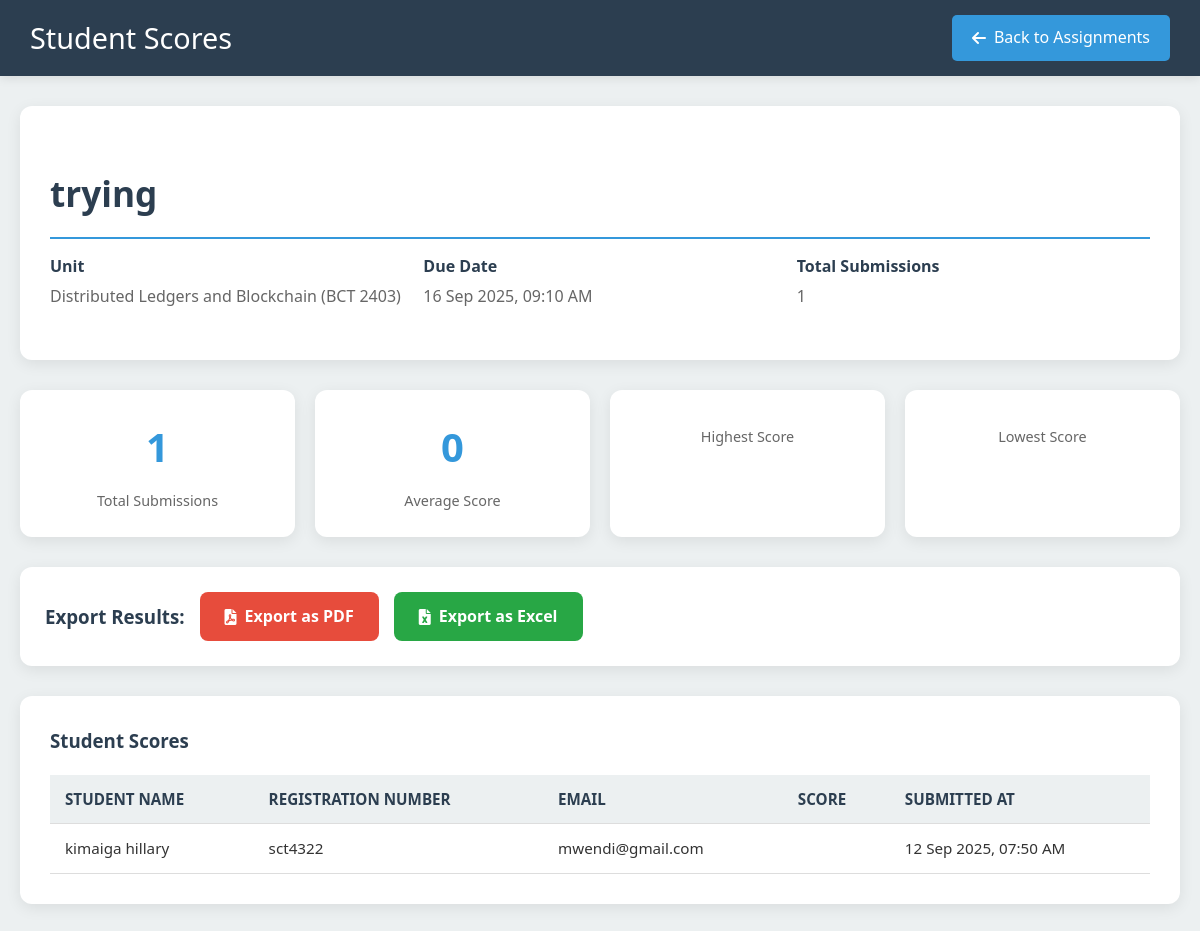
Page /lecturer/view_scores.php?id=3 (signed in) on the committed database.
### tables this page shows
CREATE TABLE `interactive_assignments` (
  `id` int NOT NULL,
  `lecturer_id` int NOT NULL,
  `unit_id` int NOT NULL,
  `title` varchar(255) NOT NULL,
  `description` text,
  `due_date` datetime DEFAULT NULL,
  `created_at` timestamp NULL DEFAULT CURRENT_TIMESTAMP
);

CREATE TABLE `units` (
  `id` int NOT NULL,
  `name` varchar(100) DEFAULT NULL,
  `code` varchar(50) DEFAULT NULL,
  `course_id` int DEFAULT NULL,
  `year` int DEFAULT NULL,
  `semester` int NOT NULL
);

CREATE TABLE `interactive_submissions` (
  `id` int NOT NULL,
  `student_id` int NOT NULL,
  `assignment_id` int NOT NULL,
  `submitted_at` timestamp NULL DEFAULT CURRENT_TIMESTAMP,
  `score` decimal(5,2) DEFAULT NULL,
  `graded` tinyint(1) DEFAULT '0'
);

CREATE TABLE `students` (
  `id` int NOT NULL,
  `reg_no` varchar(50) DEFAULT NULL,
  `name` varchar(100) DEFAULT NULL,
  `email` varchar(100) DEFAULT NULL,
  `university_id` int DEFAULT NULL,
  `department_id` int DEFAULT NULL,
  `course_id` int DEFAULT NULL,
  `year_of_study` int DEFAULT NULL,
  `year_joined` int DEFAULT NULL,
  `password` varchar(255) DEFAULT NULL
);

### lecturer/view_scores.php (the view, shortened to what this page needs)
<?php
require_once '../config/db.php';
$lecturer_id = $_SESSION['user_id'];
$assignment_id = intval($_GET['id'] ?? 0);
try {
    $assignment_stmt = $conn->prepare("
        SELECT a.id, a.title, a.due_date, u.name AS unit_name, u.code AS unit_code
        FROM interactive_assignments a
        JOIN units u ON a.unit_id = u.id
        WHERE a.id = ? AND a.lecturer_id = ?
    ");
    $assignment_stmt->bind_param("ii", $assignment_id, $lecturer_id);
    $assignment_stmt->execute();
    $assignment = $assignment_stmt->get_result()->fetch_assoc();
} catch (Exception $e) {
    error_log("Error fetching assignment: " . $e->getMessage());
    $_SESSION['error'] = "Error loading assignment.";
    header("Location: create_questions.php");
    exit;
}
try {
    $scores_stmt = $conn->prepare("
        SELECT
            s.id as submission_id,
            s.score,
            s.submitted_at,
            st.name as student_name,
            st.reg_no,
            st.email
        FROM interactive_submissions s
        JOIN students st ON s.student_id = st.id
        WHERE s.assignment_id = ?
        ORDER BY s.submitted_at DESC
    ");
    $scores_stmt->bind_param("i", $assignment_id);
    $scores_stmt->execute();
    $scores = $scores_stmt->get_result()->fetch_all(MYSQLI_ASSOC);
} catch (Exception $e) {
    error_log("Error fetching scores: " . $e->getMessage());
    $scores = [];
}
$total_students = count($scores);
$total_score = array_sum(array_column($scores, 'score'));
$average_score = $total_students > 0 ? round($total_score / $total_students, 2) : 0;
?>
<!DOCTYPE html>
<html lang="en">
<head>
    <link rel="stylesheet" href="https://cdnjs.cloudflare.com/ajax/libs/font-awesome/6.0.0-beta3/css/all.min.css">
</head>
<body>
    <header class="header">
        <h1>Student Scores</h1>
        <a href="create_questions.php" class="back-btn">
            <i class="fas fa-arrow-left"></i>
            Back to Assignments
        </a>
    </header>
    <div class="container">
        <div class="assignment-header">
            <h2 class="assignment-title"><?= htmlspecialchars($assignment['title']) ?></h2>
            <div class="assignment-meta">
                <div class="meta-item">
                    <div class="meta-label">Unit</div>
                    <div class="meta-value"><?= htmlspecialchars($assignment['unit_name']) ?> (<?= htmlspecialchars($assignment['unit_code']) ?>)</div>
                </div>
                <div class="meta-item">
                    <div class="meta-label">Due Date</div>
                    <div class="meta-value"><?= date("d M Y, h:i A", strtotime($assignment['due_date'])) ?></div>
                </div>
                <div class="meta-item">
                    <div class="meta-label">Total Submissions</div>
                    <div class="meta-value"><?= $total_students ?></div>
                </div>
            </div>
        </div>
        <div class="stats-grid">
            <div class="stat-card">
                <div class="stat-number"><?= $total_students ?></div>
                <div class="stat-label">Total Submissions</div>
            </div>
            <div class="stat-card">
                <div class="stat-number"><?= $average_score ?></div>
                <div class="stat-label">Average Score</div>
            </div>
            <div class="stat-card">
                <div class="stat-label">Highest Score</div>
            </div>
            <div class="stat-card">
                <div class="stat-label">Lowest Score</div>
            </div>
        </div>
        <div class="export-section">
            <h3 style="margin: 0; color: var(--secondary-color);">Export Results:</h3>
            <a href="export_scores.php?id=<?= $assignment_id ?>&format=pdf" class="export-btn pdf">
                <i class="fas fa-file-pdf"></i>
                Export as PDF
            </a>
            <a href="export_scores.php?id=<?= $assignment_id ?>&format=excel" class="export-btn">
                <i class="fas fa-file-excel"></i>
                Export as Excel
            </a>
        </div>
        <div class="scores-table">
            <h3 style="margin-top: 0; color: var(--secondary-color);">Student Scores</h3>
            <?php if (empty($scores)): ?>
                <div class="no-data">
                    <i class="fas fa-inbox" style="font-size: 3em; color: #ccc; margin-bottom: 15px;"></i>
                    <p>No students have submitted this assignment yet.</p>
                </div>
            <?php else: ?>
                <table>
                    <thead>
                        <tr>
                            <th>Student Name</th>
                            <th>Registration Number</th>
                            <th>Email</th>
                            <th>Score</th>
                            <th>Submitted At</th>
                        </tr>
                    </thead>
                    <tbody>
                        <?php foreach ($scores as $score): ?>
                            <tr>
                                <td><?= htmlspecialchars($score['student_name']) ?></td>
                                <td><?= htmlspecialchars($score['reg_no']) ?></td>
                                <td><?= htmlspecialchars($score['email']) ?></td>
                                <td class="score-cell <?php
                                    if ($score['score'] >= 80) echo 'score-excellent';
                                    elseif ($score['score'] >= 60) echo 'score-good';
                                    elseif ($score['score'] >= 40) echo 'score-average';
                                    else echo 'score-poor';
                                ?>">
                                </td>
                                <td><?= date("d M Y, h:i A", strtotime($score['submitted_at'])) ?></td>
                            </tr>
                        <?php endforeach; ?>
                    </tbody>
                </table>
            <?php endif; ?>
        </div>
    </div>
</body>
</html>

### lecturer/view_scores.php (style rules this page uses)
:root { --primary-color: #3498db; --secondary-color: #2c3e50; --accent-color: #2ecc71; --text-color: #333; --light-bg: #ecf0f1; --white: #ffffff; --border-color: #ddd; --danger-color: #e74c3c; --success-color: #28a745; --warning-color: #ffc107; --shadow-light: 0 4px 15px rgba(0, 0, 0, 0.08); --shadow-medium: 0 8px 25px rgba(0, 0, 0, 0.2); }
body { font-family: 'Segoe UI', Tahoma, Geneva, Verdana, sans-serif; margin: 0; background-color: var(--light-bg); color: var(--text-color); line-height: 1.6; }
.header { background-color: var(--secondary-color); color: var(--white); padding: 15px 30px; display: flex; justify-content: space-between; align-items: center; box-shadow: 0 2px 10px rgba(0, 0, 0, 0.1); }
.header h1 { margin: 0; font-size: 1.8em; font-weight: 400; }
.back-btn { background-color: var(--primary-color); color: var(--white); padding: 10px 20px; border: none; border-radius: 5px; cursor: pointer; text-decoration: none; display: inline-flex; align-items: center; gap: 8px; transition: background-color 0.2s ease; }
.container { max-width: 1200px; margin: 30px auto; padding: 0 20px; }
.assignment-header { background-color: var(--white); border-radius: 12px; box-shadow: var(--shadow-light); padding: 30px; margin-bottom: 30px; }
.assignment-title { color: var(--secondary-color); font-size: 2.2em; margin-bottom: 15px; border-bottom: 2px solid var(--primary-color); padding-bottom: 15px; }
.assignment-meta { display: grid; grid-template-columns: repeat(auto-fit, minmax(200px, 1fr)); gap: 20px; margin-bottom: 20px; }
.meta-item { display: flex; flex-direction: column; }
.meta-label { font-weight: bold; color: var(--secondary-color); margin-bottom: 5px; }
.meta-value { color: #666; }
.stats-grid { display: grid; grid-template-columns: repeat(auto-fit, minmax(200px, 1fr)); gap: 20px; margin-bottom: 30px; }
.stat-card { background-color: var(--white); border-radius: 12px; box-shadow: var(--shadow-light); padding: 25px; text-align: center; }
.stat-number { font-size: 2.5em; font-weight: bold; color: var(--primary-color); margin-bottom: 10px; }
.stat-label { color: #666; font-size: 0.9em; }
.export-section { background-color: var(--white); border-radius: 12px; box-shadow: var(--shadow-light); padding: 25px; margin-bottom: 30px; display: flex; gap: 15px; align-items: center; flex-wrap: wrap; }
.export-btn { background-color: var(--success-color); color: var(--white); padding: 12px 25px; border: none; border-radius: 8px; cursor: pointer; text-decoration: none; display: inline-flex; align-items: center; gap: 8px; transition: background-color 0.2s ease; font-weight: bold; }
.export-btn.pdf { background-color: var(--danger-color); }
.scores-table { background-color: var(--white); border-radius: 12px; box-shadow: var(--shadow-light); padding: 30px; overflow-x: auto; }
table { width: 100%; border-collapse: collapse; font-size: 0.95em; min-width: 600px; }
table th, table td { padding: 12px 15px; text-align: left; border-bottom: 1px solid var(--border-color); }
table th { background-color: var(--light-bg); color: var(--secondary-color); font-weight: bold; text-transform: uppercase; }
.score-cell { font-weight: bold; text-align: center; }
.score-poor { color: var(--danger-color); }

### rows in the picture
interactive_assignments: title "trying", unit.name "Distributed Ledgers and Blockchain", unit.code "BCT 2403", due_date "16 Sep 2025, 09:10 AM"
interactive_submissions: student.name "kimaiga hillary", student.reg_no "sct4322", student.email "mwendi@gmail.com", submitted_at "12 Sep 2025, 07:50 AM"

### other values in the picture
$total_students "1"
$average_score "0"
